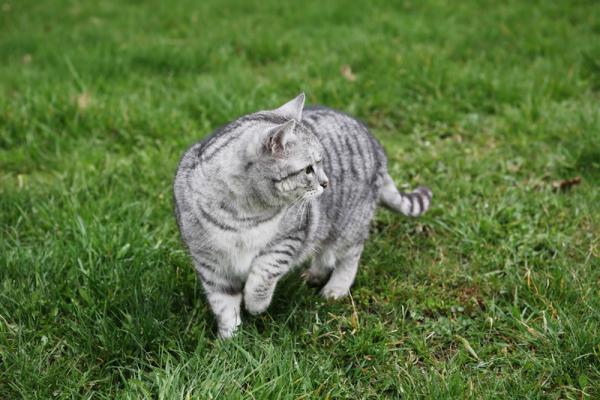
%> input picture HW5_Segmentation_via_Clustering/imgs/grey-cat-grass.jpg, 600 x 400 px
$ octave GrabCat.m   (GNU Octave 9; MATLAB toolbox functions it lacks are replaced by stand-ins)
%> lines starting %> are read from the running program, lines starting %| are printed output that depends on the picture
### HW5_Segmentation_via_Clustering/code/ComputeSegmentation.m
function segments = ComputeSegmentation(img, k, clusteringMethod, featureFn, ...
                                        normalizeFeatures, resize)
% Compute a segmentation for an image.
%
% First a feature vector is extracted from each pixel of the image. Next a
% clustering algorithm is applied to the set of all feature vectors. Two
% pixels are assigned to the same segment if and only if their feature
% vectors are assigned to the same cluster.
%
% Note that segmenting an image of size w x h involves clustring w*h
% points; this could run very slowly for high resolution images. To improve
% performance in this case, we can segment a shrunk version of the image
% and then use the segmentation of the small image to construct a
% segmentation for the original image. Setting the resize parameter enables
% this optimization.
%
% segments = ComputeSegmentation(img, k, clusteringMethod, featureFn, normalizeFeatures, resize)
%
% INPUTS
% img - An array of pixel data for the image to segment.
% k - The number of segments into which the image should be split.
% clusteringMethod - The method to use for clustering. Must be one of
%                    'kmeans' or 'hac' for k-means or hiehierarchical
%                    agglomerative clustering respectively.
% featureFn - Parameter specifying a handle to a function used to
%             extract features from the image. To create a function handle,
%             prepend a @ to the name of a function like this:
%             @ComputeColorFeatures
% normalizeFeatures - OPTIONAL parameter; if true then NormalizeFeatures
%                     will be used to normalize features after they are
%                     computed.
% resize - OPTIONAL parameter giving the scale to which the image should be
%          resized prior to extracting features and clustering; should be
%          in the range 0 < resize <= 1. Setting this argument to a smaller
%          value will increase the speed of the clustering algorithm but
%          will cause the computed segments to be blockier. This setting is
%          usually not necessary for kmeans clustering, but when using
%          hac clustering this parameter will probably need to be set to
%          a value less than 1.
%
%
% OUTPUTS
% segments - A struct array with one element for each cluster.
%            segments(c) is a struct describing segment number c and has
%            the following fields:
%
%     .img  - An array of size h x w x 3 containing image data for the cth
%             cluster.
%     .mask - A logical array of size h x w where mask(i, j) = 1 if
%             img(i, j, :) is part of cluster c.

    if strcmp(clusteringMethod, 'kmeans')
        clusterFn = @KMeansClustering;
    elseif strcmp(clusteringMethod, 'hac')
        clusterFn = @HAClustering;
    else
        error('method must be one of ''kmeans'' or ''hac''');
    end

    if nargin < 5
        normalizeFeatures = true;
    end

    if nargin < 6
        resize = 1;
    end


    height = size(img, 1);
    width = size(img, 2);

    % Resize the image.
    imgSmall = imresize(img, resize);

    % Compute features for the smaller image.
    features = featureFn(imgSmall);

    % Maybe normalize the features.
    if normalizeFeatures
        features = NormalizeFeatures(features);
    end

    % The features array is of size h x w x f, but the clustering
    % algorithms expect a matrix of points of shape (h*w) x f, so we have
    % to reshape the features array.
    points = reshape(features, [], size(features, 3));

    % Apply the clustering algorithm to get an assignment of each point to
    % a cluster.
    idx = clusterFn(points, k, 1);

    % The clustering algorithm gives a vector of cluster identities, but we
    % want a rectangular array of the same size as the image so we reshape
    % again.
    idx = reshape(idx, size(features, 1), size(features, 2));

    % The image may have been resized prior to clustering, but we want
    % a segmentation of the original image. To fix this we treat the array
    % of cluster identities as an image, and resize it to the size of the
    % original image. For this to work correctly the cluster identities
    % need to be resized using nearest neighbor interpolation.
    idx = imresize(idx, [height, width], 'nearest');

    % Conver the array of cluster identities into a more convenient data
    % structure.
    segments = MakeSegments(img, idx);
end

### HW5_Segmentation_via_Clustering/code/ComputePositionColorFeatures.m
function features = ComputePositionColorFeatures(img)
% Compute a feature vector of colors and positions for all pixels in the
% image. For each pixel in the image we compute a feature vector
% (r, g, b, x, y) where (r, g, b) is the color of the pixel and (x, y) is
% its position within the image.
%
% INPUT
% img - Array of image data of size h x w x 3.
%
% OUTPUT
% features - Array of computed features of size h x w x 5 where
%            features(i, j, :) is the feature vector for the pixel
%            img(i, j, :).

    height = size(img, 1);
    width = size(img, 2);
    features = zeros(height, width, 5);
    %%%%%%%%%%%%%%%%%%%%%%%%%%%%%%%%%%%%%%%%%%%%%%%%%%%%%%%%%%%%%%%%%%%%%%%%%%%
    %                                                                         %
    %                              YOUR CODE HERE                             %
    %                                                                         %
    %%%%%%%%%%%%%%%%%%%%%%%%%%%%%%%%%%%%%%%%%%%%%%%%%%%%%%%%%%%%%%%%%%%%%%%%%%%
    color_feature = ComputeColorFeatures(img);
    features(:,:,[1 2 3])=color_feature(:,:,[1 2 3]);

    [X,Y] = ndgrid(1:height,1:width);
    features(:,:,4) = Y;
    features(:,:,5) = X;
end

### HW5_Segmentation_via_Clustering/code/ComputeColorFeatures.m
function features = ComputeColorFeatures(img)
% Computes a feature vector of color values for all pixels in an image.
%
% INPUTS
% img - Array of image data of size h x w x 3.
%
% OUTPUT
% features - Array of size h x w x 3 where features(i, j, :) is the feature
%            vector for the pixel img(i, j, :). In the case of color
%            features this is simply the input image.

    features = double(img);
end

### HW5_Segmentation_via_Clustering/code/HAClustering.m
function idx = HAClustering(X, k, visualize2D)
% Run the hierarchical agglomerative clustering algorithm.
%
% The algorithm is conceptually simple:
%
% Assign each point to its own cluster
% While the number of clusters is greater than k:
%   Compute the distance between all pairs of clusters
%   Merge the pair of clusters that are closest to each other
%
% There are many valid ways of determining the distance between two
% clusters. For this assignment we will define the distance between two
% clusters to be the Euclidean distance between their centroids.
%
% Recomputing the centroids of all clusters and the distances between all
% pairs of centroids at each step of the loop would be very slow.
% Thankfully most of the distances and centroids remain the same in
% successive iterations of the outer loop; therefore we can speed up the
% computation by only recomputing the centroid and distances for the new
% merged cluster.
%
% Even with this trick, this algorithm will consume a lot of memory and run
% very slowly when clustering large sets of points. In practice, you
% probably do not want to use this algorithm to cluster more than 10,000
% points.
%
% NOTE: To get full credit for this part you should only update the cluster
% centroids and distances for the merged and deleted clusters at each
% iteration of the main loop.
%
% INPUTS
% X - An array of size m x n containing the points to cluster. Each row is
%     an n-dimensional point, so X(i, :) gives the coordinates of the ith
%     point.
% k - The number of clusters to compute.
% visualize2D - OPTIONAL parameter telling whether or not to visualize the
%               progress of the algorithm for 2D data. If not set then 2D
%               data will not be visualized.
%
% OUTPUTS
% idx     - The assignments of points to clusters. idx(i) = c means that the
%           point X(i, :) has been assigned to cluster c.

    if nargin < 3
        visualize2D = false;
    end

    if ~isa(X, 'double')
        X = double(X);
    end

    % The number of points to cluster.
    m = size(X, 1);

    % The dimension of each point.
    n = size(X, 2);

    % The number of clusters that we currently have.
    num_clusters = m;

    % The assignment of points to clusters. If idx(i) = c then X(i, :) is
    % assigned to cluster c. Since each point is initally assigned to its
    % own cluster, we initialize idx to the column vector [1; 2; ...; m].
    idx = (1:m)';

    % The centroids of all clusters. The row centroids(c, :) is the
    % centroid of the cth cluster. Since each point starts in its own
    % cluster, the centroids are initially the same as the data matrix.
    centroids = X;

    % The number of points in each cluster. If cluster_sizes(c) = n then
    % cluster c contains n points. Since each point is initially assigned
    % to its own cluster, each cluster size is initialized to 1.
    cluster_sizes = ones(m, 1);

    % The distances between the centroids of the clusters. For ci != cj,
    % dists(ci, cj) = d means that the Euclidean distance between
    % centroids(ci, :) and centroids(cj, :) is d. We will choose the pair
    % of clusters to merge at each step by finding the smallest element of
    % the dists matrix. We never want to merge a cluster with itself;
    % therefore we set the diagonal elements of dists to be +Inf.
    dists = squareform(pdist(centroids));
    dists = dists + diag(Inf(m, 1));

    % If we are going to display the clusters graphically then create a
    % figure in which to draw the visualization.
    figHandle = [];
    if n == 2 && visualize2D
        figHandle = figure;
    end


    % In the 2D case we can easily visualize the starting points.
    if n == 2 && visualize2D
        VisualizeClusters2D(X, idx, centroids, figHandle);
        pause;
    end

    while num_clusters > k
        disp(num_clusters)


        % Find the pair of clusters that are closest together.
        % Set i and j to be the indices of the nearest pair of clusters.
        i = 0;
        j = 0;
        %%%%%%%%%%%%%%%%%%%%%%%%%%%%%%%%%%%%%%%%%%%%%%%%%%%%%%%%%%%%%%%%%%%%%%%
        %                                                                     %
        %                             YOUR CODE HERE                           %
        %                                                                     %
        %%%%%%%%%%%%%%%%%%%%%%%%%%%%%%%%%%%%%%%%%%%%%%%%%%%%%%%%%%%%%%%%%%%%%%%
        [Ms, Is] = min(dists);
        [M, I] = min(Ms);
        i=Is(I);
        j=I;
        %%%%%%%%%%%%%%%%%%%%%%%%%%%%%%%%%%%%%%%%%%%%%%%%%%%%%%%%%%%%%%%%%%%%%%%
        %                                                                     %
        %                            END YOUR CODE                            %
        %                                                                     %
        %%%%%%%%%%%%%%%%%%%%%%%%%%%%%%%%%%%%%%%%%%%%%%%%%%%%%%%%%%%%%%%%%%%%%%%

        % Make sure that i < j
        if i > j
            t = i;
            i = j;
            j = t;
        end

        % Next we need to merge cluster j into cluster i.
        %
        % We also need to 'delete' cluster j. We will do this by setting
        % its cluster size to 0 and moving its centroid to +Inf. This
        % ensures that the distance from cluster j to any other cluster is
        % +Inf.

        % Assign all points currently in cluster j to cluster i.
        %%%%%%%%%%%%%%%%%%%%%%%%%%%%%%%%%%%%%%%%%%%%%%%%%%%%%%%%%%%%%%%%%%%%%%%
        %                                                                     %
        %                            YOUR CODE HERE                           %
        %                                                                     %
        %%%%%%%%%%%%%%%%%%%%%%%%%%%%%%%%%%%%%%%%%%%%%%%%%%%%%%%%%%%%%%%%%%%%%%%
% [5 lines of commented-out code are left out]

        idx(find(idx==idx(j)))=idx(i);
        %%%%%%%%%%%%%%%%%%%%%%%%%%%%%%%%%%%%%%%%%%%%%%%%%%%%%%%%%%%%%%%%%%%%%%%
        %                                                                     %
        %                            END YOUR CODE                            %
        %                                                                     %
        %%%%%%%%%%%%%%%%%%%%%%%%%%%%%%%%%%%%%%%%%%%%%%%%%%%%%%%%%%%%%%%%%%%%%%%

        % Compute the new centroid for clusters i and set the centroid of
        % cluster j to +Inf.
        % HINT: You should be able to compute both updated cluster
        % centroids in O(1) time.
        %%%%%%%%%%%%%%%%%%%%%%%%%%%%%%%%%%%%%%%%%%%%%%%%%%%%%%%%%%%%%%%%%%%%%%%
        %                                                                     %
        %                            YOUR CODE HERE                           %
        %                                                                     %
        %%%%%%%%%%%%%%%%%%%%%%%%%%%%%%%%%%%%%%%%%%%%%%%%%%%%%%%%%%%%%%%%%%%%%%%

        centroids(i,:)=mean(X([find(idx==idx(i)) find(idx==idx(j))],:));
        centroids(j,:)=Inf;
        %%%%%%%%%%%%%%%%%%%%%%%%%%%%%%%%%%%%%%%%%%%%%%%%%%%%%%%%%%%%%%%%%%%%%%%
        %                                                                     %
        %                            END YOUR CODE                            %
        %                                                                     %
        %%%%%%%%%%%%%%%%%%%%%%%%%%%%%%%%%%%%%%%%%%%%%%%%%%%%%%%%%%%%%%%%%%%%%%%

        % Update the size of clusters i and j.
        %%%%%%%%%%%%%%%%%%%%%%%%%%%%%%%%%%%%%%%%%%%%%%%%%%%%%%%%%%%%%%%%%%%%%%%
        %                                                                     %
        %                            YOUR CODE HERE                           %
        %                                                                     %
        %%%%%%%%%%%%%%%%%%%%%%%%%%%%%%%%%%%%%%%%%%%%%%%%%%%%%%%%%%%%%%%%%%%%%%%
        cluster_sizes(i) =  cluster_sizes(i) +  cluster_sizes(j);
        cluster_sizes(j)=0;
        %%%%%%%%%%%%%%%%%%%%%%%%%%%%%%%%%%%%%%%%%%%%%%%%%%%%%%%%%%%%%%%%%%%%%%%
        %                                                                     %
        %                            END YOUR CODE                            %
        %                                                                     %
        %%%%%%%%%%%%%%%%%%%%%%%%%%%%%%%%%%%%%%%%%%%%%%%%%%%%%%%%%%%%%%%%%%%%%%%

        % Update the dists array. In particular, we need to update the
        % distances from clusters i and j to all other clusters.
        % Hint: You might find the pdist2 function useful.
        % Hint: Remember that the diagonal of dists must be +Inf.
        %%%%%%%%%%%%%%%%%%%%%%%%%%%%%%%%%%%%%%%%%%%%%%%%%%%%%%%%%%%%%%%%%%%%%%%
        %                                                                     %
        %                            YOUR CODE HERE                           %
        %                                                                     %
        %%%%%%%%%%%%%%%%%%%%%%%%%%%%%%%%%%%%%%%%%%%%%%%%%%%%%%%%%%%%%%%%%%%%%%%

%        dists = squareform(pdist(centroids));
%        dists = dists + diag(Inf(m, 1));
%
        inew_dists =pdist2(centroids(i,:), centroids);
        dists(:,i) = inew_dists';
        dists(i,:) = inew_dists;
        dists(:,j) = inf;
        dists(j,:) = inf;
        dists(find(centroids(:,1)==inf), find(centroids(:,1)==inf))=NaN;
        for l = 1:m
            dists(l,l)=inf;
        end

        %find(~(dists==dists2)==1)
        %%%%%%%%%%%%%%%%%%%%%%%%%%%%%%%%%%%%%%%%%%%%%%%%%%%%%%%%%%%%%%%%%%%%%%%
        %                                                                     %
        %                            END YOUR CODE                            %
        %                                                                     %
        %%%%%%%%%%%%%%%%%%%%%%%%%%%%%%%%%%%%%%%%%%%%%%%%%%%%%%%%%%%%%%%%%%%%%%%


        % If everything worked correctly then we have one less cluster.
        num_clusters = num_clusters - 1;

        % In the 2D case we can easily visualize the clusters.
        if n == 2 && visualize2D
            VisualizeClusters2D(X, idx, centroids, figHandle);
            pause;
        end

    end

    % Now we need to reindex the clusters from 1 to k
    idx = ReindexClusters(idx);
end

### HW5_Segmentation_via_Clustering/code/GrabCat.m
% Read the input images.
img = imread('../imgs/grey-cat-grass.jpg');
%> img is the input picture: size 400x600x3 uint8; mean R, G, B 92.8, 117, 64.7
background = imread('../imgs/backgrounds/beach.jpg');
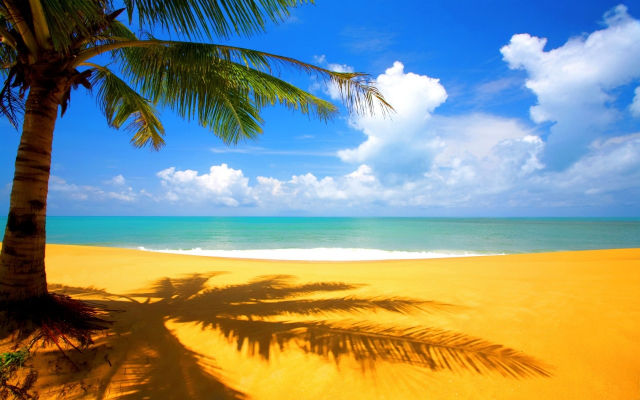
%> input picture HW5_Segmentation_via_Clustering/imgs/backgrounds/beach.jpg, 1280 x 800 px (shown at 1/2 size)
%> background is the input picture: size 800x1280x3 uint8; mean R, G, B 135.3, 144.3, 129.1

% Choose the number of clusters and the clustering method.
k = 2;
clusteringMethod = 'hac';

% Choose the feature function that will be used. The @ syntax creates a
% function handle; this allows us to pass a function as an argument to
% another function.
featureFn = @ComputePositionColorFeatures;

% Whether or not to normalize features before clustering.
normalizeFeatures = false;

% Whether or not to resize the image before clustering. If this script
% runs too slowly then you should set resize to a value less than 1.
resize = 0.125;

% Use all of the above parameters to actually compute a segmentation.
segments = ComputeSegmentation(img, k, clusteringMethod, featureFn, ...
                               normalizeFeatures, resize);
%> in ComputeSegmentation, `imgSmall = imresize(img, resize);`:
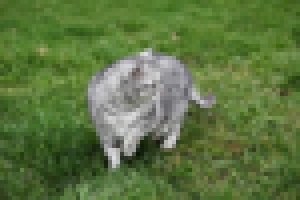
%> imgSmall: size 50x75x3 uint8 (shown 4 times larger); mean R, G, B 92.8, 117, 64.7
%> (the run ends here)
